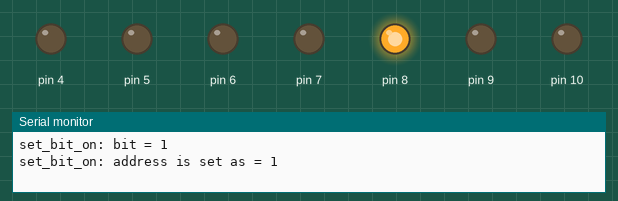
Simulated run of this sketch. Board: Arduino Uno, built with avr-gcc and run on an emulated ATmega328P. Shown: output pins drawn as LEDs (lit = HIGH), the last lines printed to the serial monitor.

Above: at 0.5 s.
At 1.5 s:
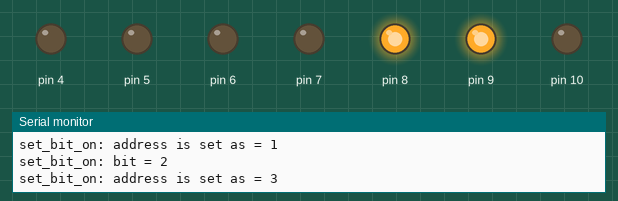
At 3.5 s:
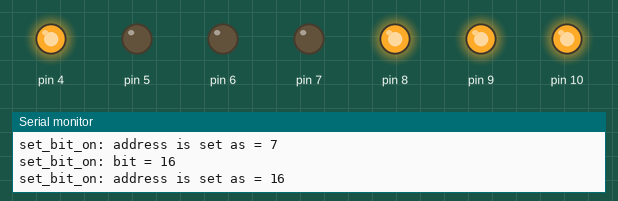
At 6.5 s:
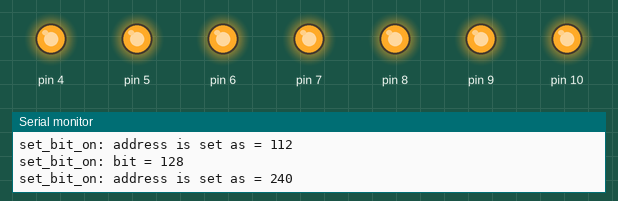
At 10.5 s:
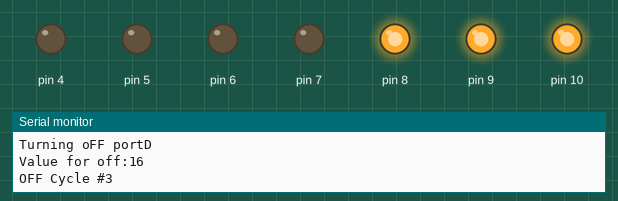
At 13.5 s:
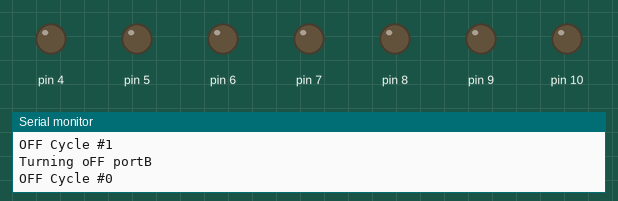
Timing chart, 0 to 18.2 s (numbered marks = the images above):
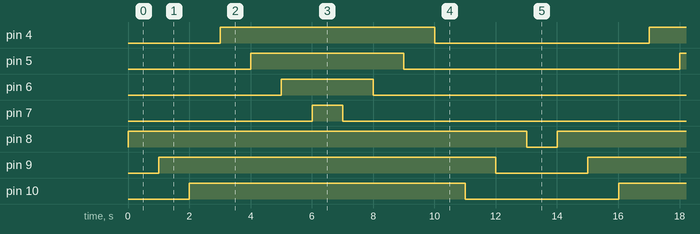

The sketch:

TestMainLoop.ino
```cpp
#include <avr/io.h>
#include <util/delay.h>

#define PORTB_ADDR *((volatile byte*)0x25)

int main(void){
  DDRB |= (1<<5);

  while(1){
    PORTB_ADDR |= (1<<5);
    _delay_ms(1000);
    PORTB_ADDR &= 0;
    _delay_ms(1000);
  }

  return 0;
}
```

bit_manipulations.ino
```cpp
#include <avr/io.h>
#include <util/delay.h>

int set_bit_on(byte *addr, int bit);
int set_bit_off(byte *addr, int *bit);

volatile byte* ddrb_addr = 0x24;
volatile byte* ddrd_addr = 0x2A;
volatile byte* portb_addr = 0x25;
volatile byte* portd_addr = 0x2B;

const byte bitNumber[7] = {0,1,2,4,5,6,7};

void setup() {
  // put your setup code here, to run once:
  set_bit_on(ddrb_addr, 1 | (1<<1) | (1<<2));       // set bit on port B

  set_bit_on(ddrd_addr, (1<<4) | (1<<5) | (1<<6) | (1<<7));  // set bit on port D
  Serial.begin(9600);
}

void loop() {
  // put your main code here, to run repeatedly:
  int* pvalue_for_off;
  int value_off, value_on;

  for(int i = 0; i < 7; i++){
    if (i < 3){
      set_bit_on(portb_addr, (1<<bitNumber[i]));
    }
    else{
      value_on= (1<<bitNumber[i]);
      set_bit_on(portd_addr, value_on);
    }
    delay(1000);
  }

  for (int i = 6; i > -1; i--){
    if (i < 3){
      Serial.println("Turning oFF portB");
      value_off = (1<<bitNumber[i]);
      pvalue_for_off = &value_off;
      set_bit_off(portb_addr, pvalue_for_off);
    }
    else{
      Serial.println("Turning oFF portD");
      value_off= (1<<bitNumber[i]);
      pvalue_for_off = &value_off;
      Serial.print("Value for off:");
      Serial.println(*pvalue_for_off);
      set_bit_off(portd_addr, pvalue_for_off);
    }
    Serial.print("OFF Cycle #");
    Serial.println(i);
    delay(1000);
  }
}

int set_bit_on(byte *addr, int bit){
  if (addr == NULL){
    return 0;
  }
  Serial.print("set_bit_on: bit = ");
  Serial.println(bit);
  *addr |= bit;
  Serial.print("set_bit_on: address is set as = ");
  Serial.println(*addr);
  return 1;
}

int set_bit_off(byte *addr, int *bit){
  if (addr == NULL){
    return 0;
  }

  if (bit == NULL){
    *addr &= 0;
    return 1;
  }

  *addr &= ~ (*bit);
}
```

Measured:
- by itself, pin 4: alternates HIGH for 7.0 s and LOW for 7.0 s
- by itself, pin 5: alternates HIGH for 5.0 s and LOW for 9.0 s
- by itself, pin 6: alternates HIGH for 3.0 s and LOW for 11.0 s
- by itself, pin 7: alternates HIGH for 1.0 s and LOW for 13.0 s
- by itself, pin 8: alternates HIGH for 13.0 s and LOW for 1.0 s
- by itself, pin 9: alternates HIGH for 11.0 s and LOW for 3.0 s
- by itself, pin 10: alternates HIGH for 9.0 s and LOW for 5.0 s
